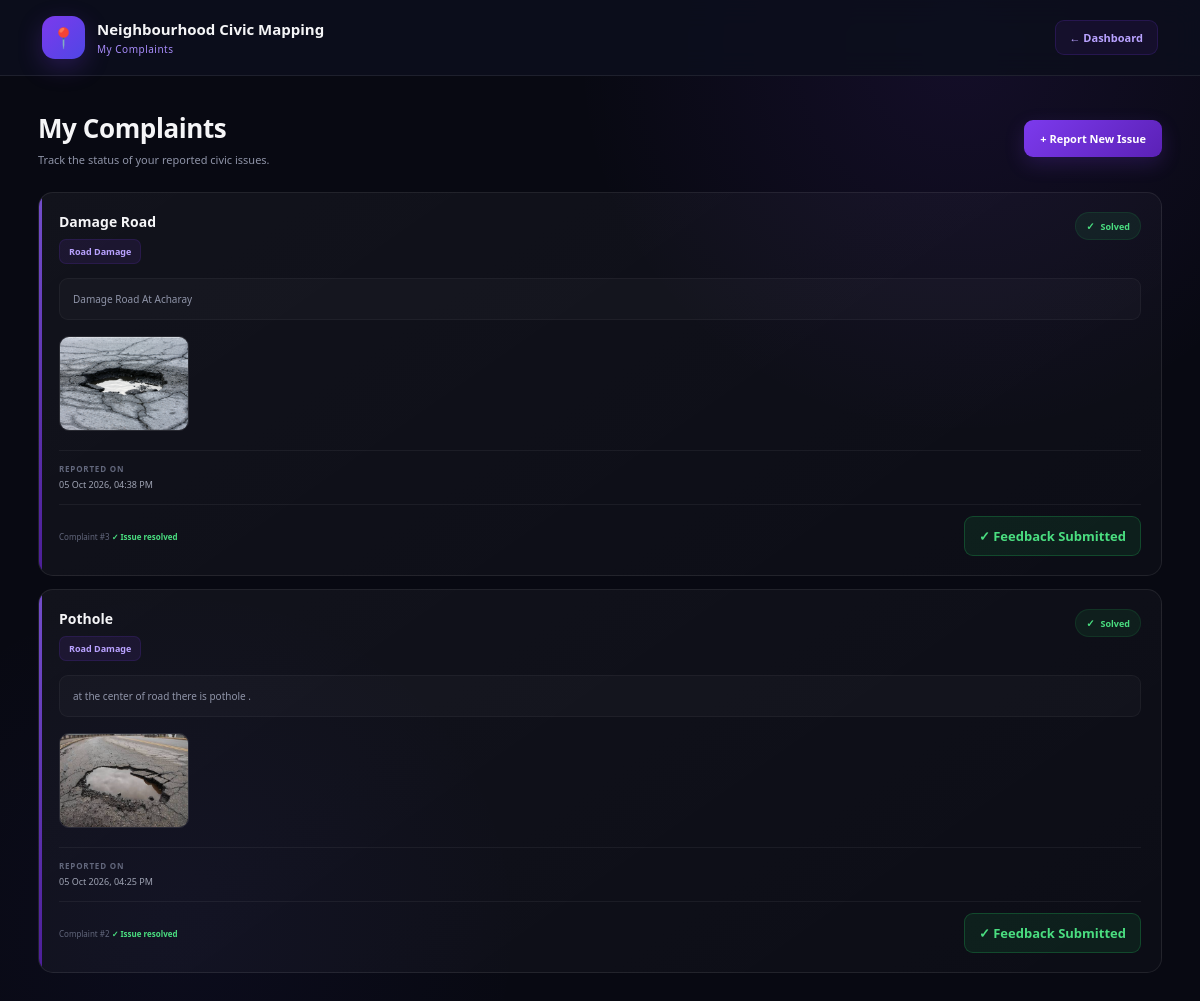
Page /my-complaints/ (signed in) on the committed database.
### reports/models.py (models this page shows, shortened)
class Complaint(models.Model):
    CATEGORY_CHOICES = [
        ('road', 'Road Damage'),
        ('streetlight', 'Street Light'),
        ('garbage', 'Garbage'),
        ('water', 'Water Problem'),
        ('drainage', 'Drainage'),
        ('other', 'Other'),
    ]
    STATUS_CHOICES = [
        ('pending', 'Pending'),
        ('in_progress', 'In Progress'),
        ('resolved', 'Resolved'),
    ]
    user = models.ForeignKey(
        User,
        on_delete=models.CASCADE
    )
    title = models.CharField(max_length=200)
    category = models.CharField(
        max_length=30,
        choices=CATEGORY_CHOICES
    )
    description = models.TextField()
    latitude = models.FloatField(
        blank=True,
        null=True
    )
    longitude = models.FloatField(
        blank=True,
        null=True
    )
    address = models.CharField(
        max_length=300,
        blank=True,
        null=True
    )
    status = models.CharField(
        max_length=20,
        choices=STATUS_CHOICES,
        default='pending'
    )
    created_at = models.DateTimeField(
        auto_now_add=True
    )
    updated_at = models.DateTimeField(
        auto_now=True
    )

class ComplaintPhoto(models.Model):
    complaint = models.ForeignKey(
        Complaint,
        on_delete=models.CASCADE,
        related_name="photos"
    )
    image = models.ImageField(
        upload_to="complaints/"
    )
    created_at = models.DateTimeField(
        auto_now_add=True
    )

### reports/views.py (the view)
@login_required(login_url="/user-login/")
def my_complaints(request):
    complaints = Complaint.objects.filter(
        user=request.user
    ).prefetch_related(
        "photos"
    ).order_by("-created_at")
    return render(
        request,
        "my_complaints.html",
        {
            "complaints": complaints
        }
    )

### templates/my_complaints.html (shortened to what this page needs)
{% load static %}
<!DOCTYPE html>
<html lang="en">
<head>
    <link rel="stylesheet"
          href="{% static 'css/my_complaints.css' %}">
</head>
<body>
    <header class="topbar">
        <div class="brand">
            <span class="brand-icon">
                📍
            </span>
            <div>
                <h2>
                    Neighbourhood Civic Mapping
                </h2>
                <p>
                    My Complaints
                </p>
            </div>
        </div>
        <a
            href="{% url 'user_dashboard' %}"
            class="back-btn"
        >
            ← Dashboard
        </a>
    </header>
    <main class="container">
        <div class="page-heading">
            <div>
                <h1>
                    My Complaints
                </h1>
                <p>
                    Track the status of your reported civic issues.
                </p>
            </div>
            <a
                href="{% url 'report_issue' %}"
                class="report-btn"
            >
                + Report New Issue
            </a>
        </div>
        {% if complaints %}
        <div class="complaints-list">
            {% for complaint in complaints %}
            <div class="complaint-card">
                <div class="complaint-top">
                    <div>
                        <h2>
                            {{ complaint.title }}
                        </h2>
                        <span class="category">
                            {{ complaint.get_category_display }}
                        </span>
                    </div>
                    {% if complaint.status == "resolved" %}
                    <div class="status resolved">
                        <span class="status-icon">
                            ✓
                        </span>
                        <span>
                            Solved
                        </span>
                    </div>
                    {% endif %}
                </div>
                <div class="complaint-description">
                    <p>
                        {{ complaint.description }}
                    </p>
                </div>
                {% if complaint.photos.all %}
                <div class="complaint-photos">
                    {% for photo in complaint.photos.all %}
                    <div class="complaint-photo">
                        <img
                            src="{{ photo.image.url }}"
                            alt="Complaint Photo"
                        >
                    </div>
                    {% endfor %}
                </div>
                {% endif %}
                <div class="complaint-details">
                    <div class="detail">
                        <span class="detail-label">
                            Reported On
                        </span>
                        <span>
                            {{ complaint.created_at|date:"d M Y, h:i A" }}
                        </span>
                    </div>
                </div>
                <div class="complaint-footer">
                    <div class="footer-left">
                        <span>
                            Complaint #{{ complaint.id }}
                        </span>
                        {% if complaint.status == "resolved" %}
                        <span class="completed-message">
                            ✓ Issue resolved
                        </span>
                        {% elif complaint.status == "in_progress" %}
                        <span class="progress-message">
                            Your issue is being worked on
                        </span>
                        {% else %}
                        <span class="pending-message">
                            Waiting for action
                        </span>
                        {% endif %}
                    </div>
                    <div class="complaint-feedback">
                        {% if complaint.status == "resolved" %}
                            {% if complaint.feedback %}
                            <span class="feedback-submitted">
                                ✓ Feedback Submitted
                            </span>
                            {% endif %}
                        {% else %}
                        <span class="feedback-disabled">
                            Feedback after resolution
                        </span>
                        {% endif %}
                    </div>
                </div>
            </div>
            {% endfor %}
        </div>
        {% endif %}
    </main>
</body>
</html>

### rows in the picture
Complaint: title "Damage Road", category "Road Damage", status "Solved", description "Damage Road At Acharay", created_at "05 Oct 2026, 04:38 PM", id "3"
ComplaintPhoto: image (picture)
Complaint: title "Pothole", category "Road Damage", status "Solved", description "at the center of road there is pothole .", created_at "05 Oct 2026, 04:25 PM", id "2"
ComplaintPhoto: image (picture)
